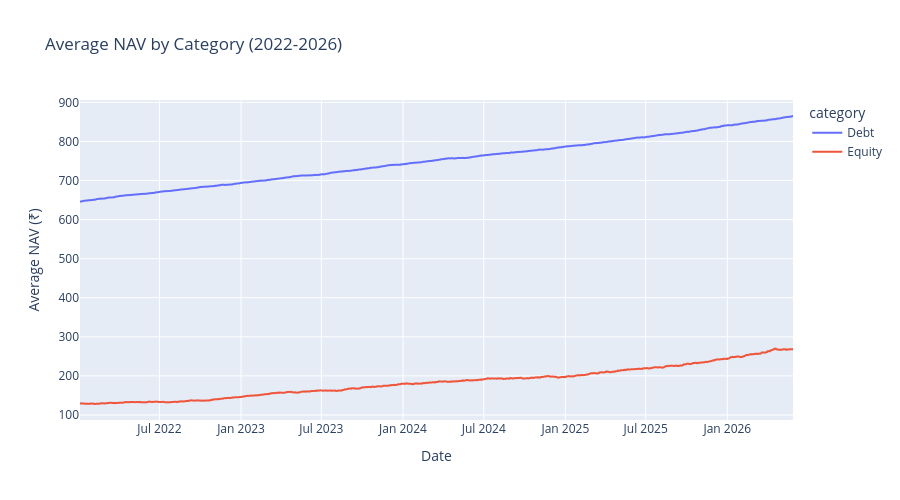

Source (notebook cell):
### Code cell
# Merge NAV data with category information
nav_with_cat = nav_returns.merge(dim_fund[['scheme_code', 'category']], on='scheme_code')

# Group by date and category to get average NAV
cat_avg_nav = nav_with_cat.groupby(['full_date', 'category'])['nav_value'].mean().reset_index()

# Plotly line chart
fig = px.line(cat_avg_nav, x='full_date', y='nav_value', color='category',
              title='Average NAV by Category (2022-2026)',
              labels={'nav_value': 'Average NAV (₹)', 'full_date': 'Date'})
fig.update_layout(height=500)
fig.show()

### Figure 1 — Plotly figure (JSON) as saved in the notebook; plotly's stock layout.template omitted (floating-point values rounded to 4 significant figures; data arrays with more than 128 entries replaced by an {"elided": "..."} marker saying what was removed)
{"data": [{"hovertemplate": "category=Debt<br>Date=%{x}<br>Average NAV (₹)=%{y}<extra></extra>", "legendgroup": "Debt", "line": {"color": "#636efa", "dash": "solid"}, "marker": {"symbol": "circle"}, "mode": "lines", "name": "Debt", "showlegend": true, "type": "scattergl", "x": {"elided": "1150 str values"}, "xaxis": "x", "y": {"elided": "1150 float values"}, "yaxis": "y"}, {"hovertemplate": "category=Equity<br>Date=%{x}<br>Average NAV (₹)=%{y}<extra></extra>", "legendgroup": "Equity", "line": {"color": "#EF553B", "dash": "solid"}, "marker": {"symbol": "circle"}, "mode": "lines", "name": "Equity", "showlegend": true, "type": "scattergl", "x": {"elided": "1150 str values"}, "xaxis": "x", "y": {"elided": "1150 float values"}, "yaxis": "y"}], "layout": {"height": 500, "legend": {"title": {"text": "category"}, "tracegroupgap": 0}, "title": {"text": "Average NAV by Category (2022-2026)"}, "xaxis": {"anchor": "y", "domain": [0, 1], "title": {"text": "Date"}}, "yaxis": {"anchor": "x", "domain": [0, 1], "title": {"text": "Average NAV (₹)"}}}}
